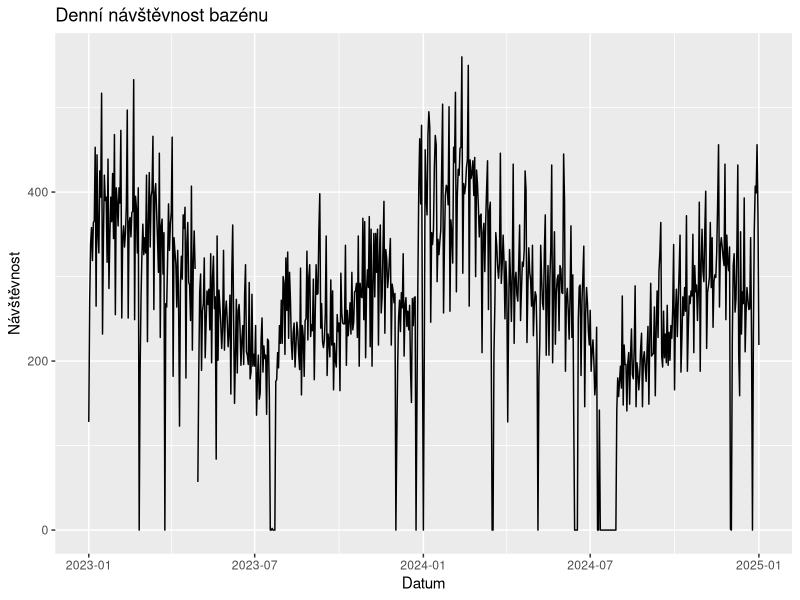
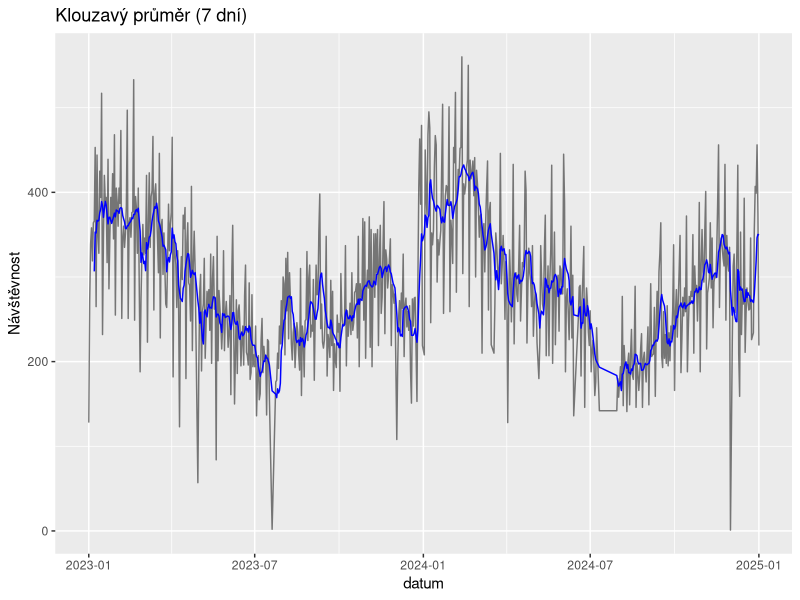
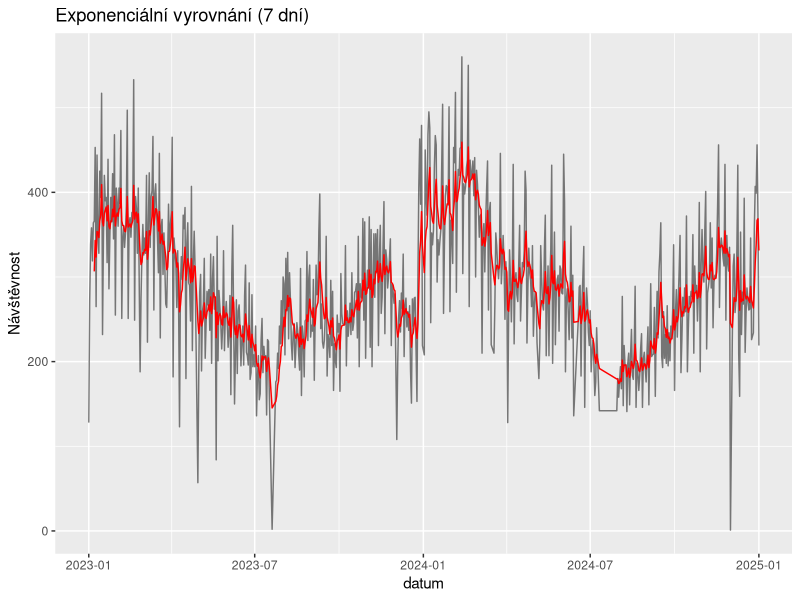
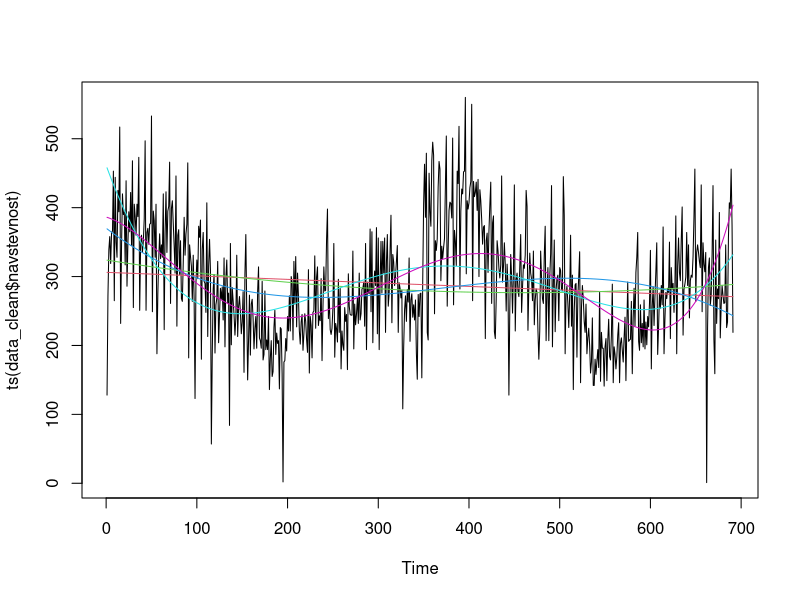
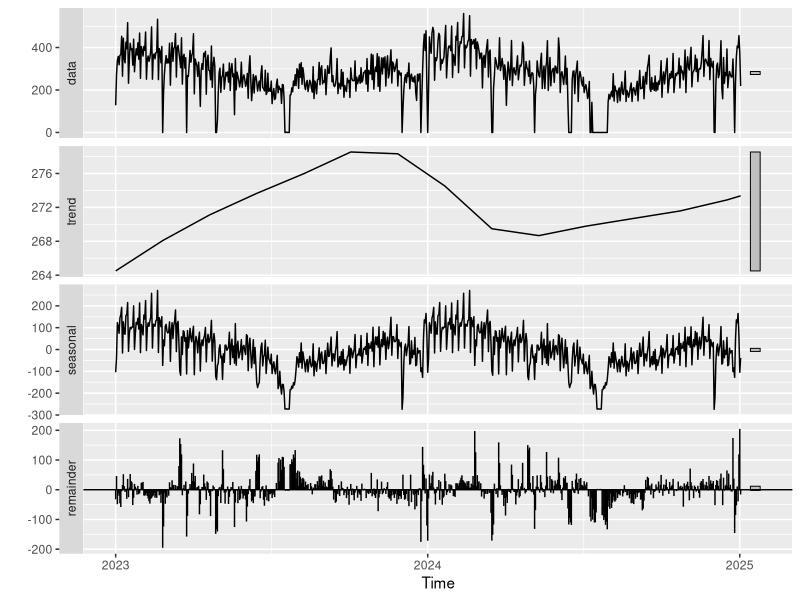
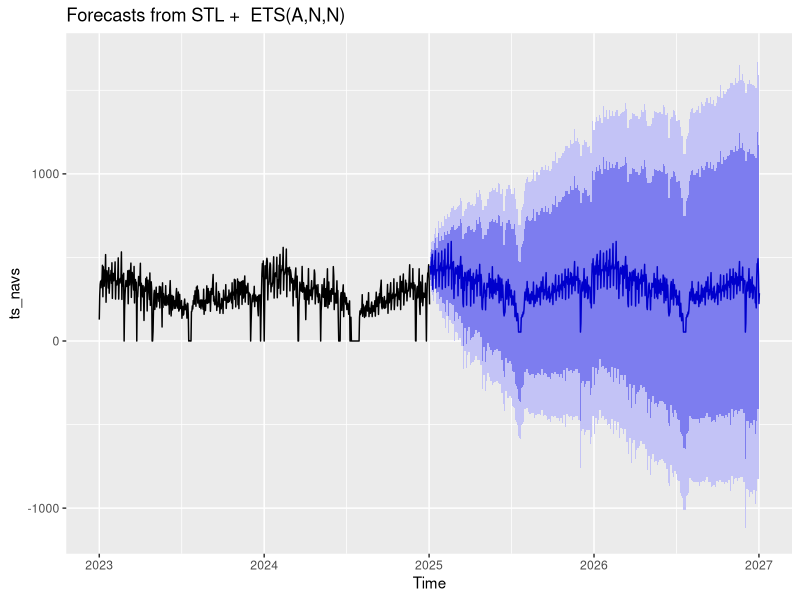
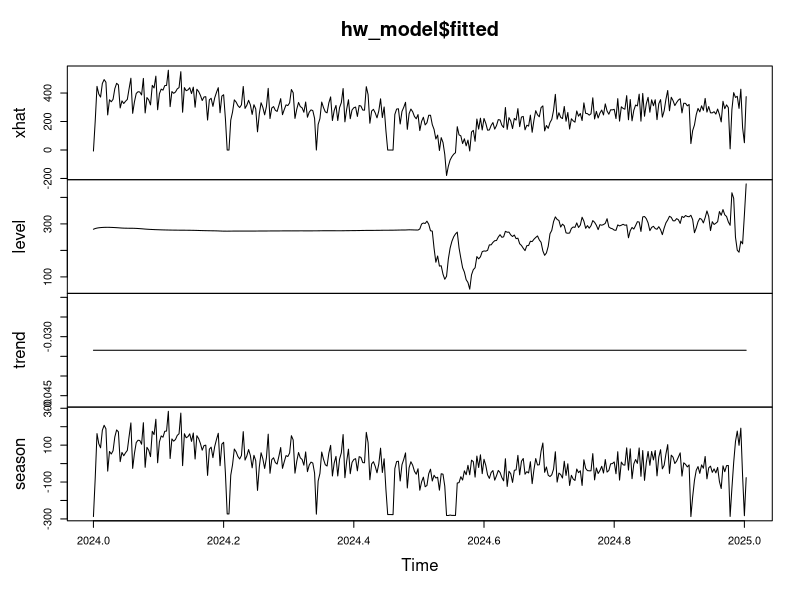

Recreate these plots in R, in order. (Note: this script raises an error after producing the figures.)
## ---- chunk 1
library(tidyverse)
library(lubridate)
library(readr)
library(TTR)
library(forecast)
library(ggplot2)
library(stats)
## ---- chunk 2
data <- read_csv("zaznamy.csv")
colnames(data)
## ---- chunk 3
data <- data %>%
  mutate(
    datum = as.Date(datum),
    navstevnost = as.numeric(`návštěvnost`),
    trzba = as.numeric(gsub("\\s", "", `tržba`))
  )

ggplot(data, aes(x = datum, y = `návštěvnost`)) +
  geom_line() +
  labs(title = "Denní návštěvnost bazénu", x = "Datum", y = "Návštěvnost")
## ---- chunk 4

data_clean <- data %>%
  filter(!is.na(navstevnost), navstevnost > 0)

data_clean$ma7 <- SMA(data_clean$navstevnost, n = 7)
ggplot(data_clean, aes(x = datum)) +
  geom_line(aes(y = navstevnost), alpha = 0.5) +
  geom_line(aes(y = ma7), color = "blue") +
  labs(title = "Klouzavý průměr (7 dní)", y = "Návštěvnost")

rmse_sma <- sqrt(mean((data_clean$navstevnost[7:length(data_clean$navstevnost)] - data_clean$ma7[7:length(data_clean$ma7)])^2))
## ---- chunk 5
data_clean$ema7 <- EMA(data_clean$navstevnost, n = 7)
ggplot(data_clean, aes(x = datum)) +
  geom_line(aes(y = navstevnost), alpha = 0.5) +
  geom_line(aes(y = ema7), color = "red") +
  labs(title = "Exponenciální vyrovnání (7 dní)", y = "Návštěvnost")
## ---- chunk 6
cas <- 1:length(data_clean$navstevnost)

linear <- lm(data_clean$navstevnost ~ cas)
quadratic <- lm(data_clean$navstevnost ~ cas + I(cas^2))
cubic <- lm(data_clean$navstevnost ~ cas + I(cas^2) + I(cas^3))
tetral <- lm(data_clean$navstevnost ~ cas + I(cas^2) + I(cas^3) + I(cas^4))
quintal <- lm(data_clean$navstevnost ~ cas + I(cas^2) + I(cas^3) + I(cas^4) + I(cas^5))


plot(ts(data_clean$navstevnost))
lines(cas, fitted(linear), col = 2)
lines(cas, fitted(quadratic), col = 3)
lines(cas, fitted(cubic), col = 4)
lines(cas, fitted(tetral), col = 5)
lines(cas, fitted(quintal), col = 6)

BIC(linear)
BIC(quadratic)
BIC(cubic)
BIC(tetral)
BIC(quintal)
## ---- chunk 7

# Nahradíme odstávkové dny nulou, aby byla řada souvislá
data_full <- data
data_full$navstevnost[is.na(data_full$navstevnost)] <- 0

ts_navs <- ts(data_full$navstevnost, frequency = 365, start = c(2023, 1)) # Neměla by frekvence bejt 7?
decomp <- stl(ts_navs, s.window = "periodic")
summary(decomp)
autoplot(decomp)
## ---- chunk 8
stlf_model <- stlf(ts_navs) # Model jako z stl
stlf_model$SSE
summary(stlf(ts_navs))
autoplot(stlf_model)
## ---- chunk 9
hw_model <- HoltWinters(ts_navs)
plot(hw_model$fitted)
autoplot(hw_model)
hw_model$SSE
## ---- chunk 10
auto.arima(ts_navs, seasonal = TRUE)
## ---- chunk 11
data_ccf <- data %>% filter(!is.na(navstevnost), !is.na(trzba))
ccf(data_ccf$navstevnost, data_ccf$trzba)
## ---- chunk 12
optim_lag <- 0
lm1 <- lm(navstevnost ~ lag(trzba, optim_lag), data = data_clean)
acf(residuals(lm1))
## ---- chunk 13
k <- 1
data_lag <- data_clean %>%
  mutate(trzba_lag = lag(trzba, k)) %>%
  filter(!is.na(trzba_lag), !is.na(navstevnost))

model <- lm(navstevnost ~ trzba_lag, data = data_lag)
acf(residuals(model))
## ---- chunk 14
#library(forecast)
#library(ggplot2)

ts_navs <- ts(data_full$navstevnost, frequency = 365) # nebo 365, pokud máš souvislé roční data
model <- auto.arima(ts_navs, seasonal = TRUE)
forecasted <- forecast(model, h = 10)
autoplot(forecasted)

model <- lm(navstevnost ~ trzba, data = data_clean)
future <- data.frame(trzba = c(1000, 1200, 1300, 1500, 1600, 1700, 1800, 2000, 2100, 2200)) # příklad
pred <- predict(model, newdata = future)
print(pred)
